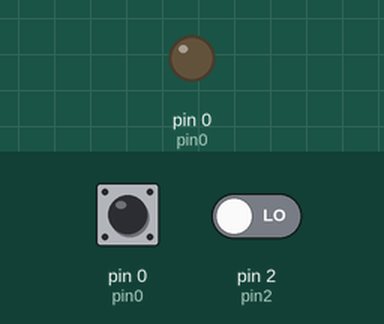
Simulated run of this program. Board: MicroPython board. Parts: output pins drawn as LEDs (lit = HIGH). Dashed ring = blinking. The test bench sets the inputs (shaded band); at power-on: pin 2 (pin2) LOW, pin 0 (pin0) HIGH.

Above: at 1.2 s.
1.3 s: pin 2 (pin2) driven HIGH
At 2.7 s:
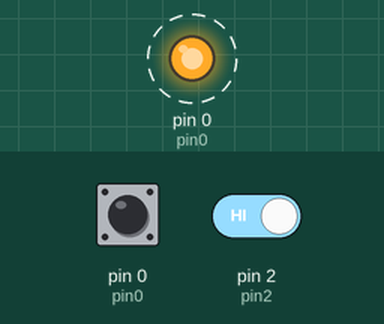
4.3 s: pin 2 (pin2) driven LOW
At 5.1 s:
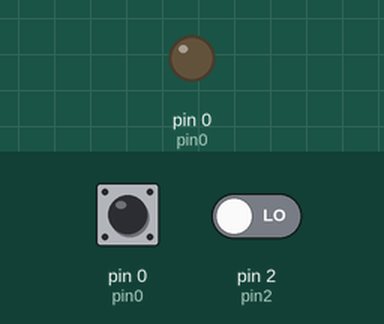
Timing chart, 0 to 7.3 s (numbered marks = the images above; inputs shaded):
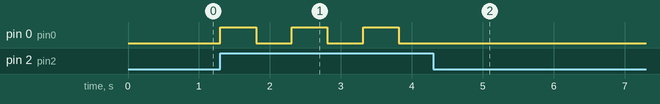

The program:

main.py
```python
#demonstrates using gpio0 as an input and an output, depending on gpio2's state

import time,machine

pin0 = machine.Pin(0,machine.Pin.OUT)
pin2 = machine.Pin(2,machine.Pin.IN)

button_state = 'unpressed'
last_press = 0

while(1):
    if pin2.value():
        pin0 = machine.Pin(0,machine.Pin.OUT)

        if time.ticks_ms() - last_press > 500:

            last_press = time.ticks_ms()

            if pin0.value():
                pin0.off()
            else:
                pin0.on()

    else:
        pin0 = machine.Pin(0,machine.Pin.IN)

        if not pin0.value() and button_state == 'unpressed' and time.ticks_ms()-last_press > 50:
            last_press = time.ticks_ms()
            button_state = 'pressed'
            print('pressed')

        if pin0.value() and button_state == 'pressed' and time.ticks_ms()-last_press > 50:
            last_press = time.ticks_ms()
            button_state = 'unpressed'
            print('unpressed')


pin0.off()
```

Measured:
- after the input at 1.3 s, pin 0 (pin0): alternates HIGH for 0.50 s and LOW for 0.50 s, starting at once
- after the input at 4.3 s, pin 0 (pin0): stops changing and stays LOW
